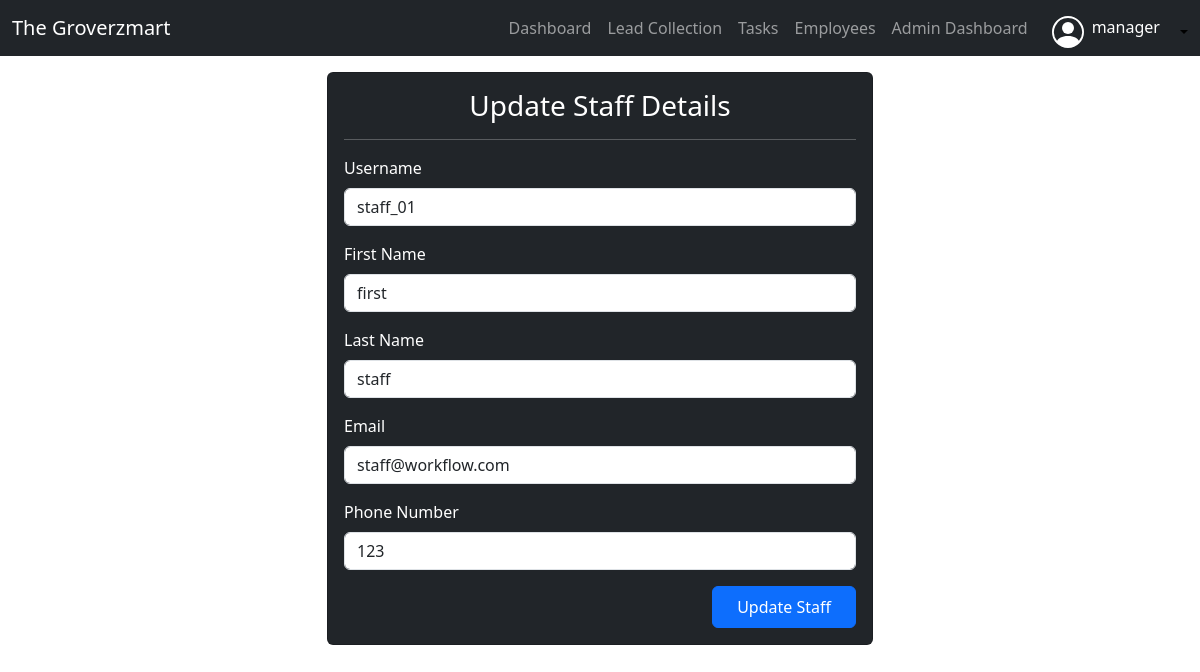
/update/staff/1/ (signed in), run on the app's committed database.
### workflow_app/models.py (models this page shows, shortened)
class Staff(models.Model):
    user = models.OneToOneField(User, on_delete=models.CASCADE)
    first_name = models.CharField(max_length=255)
    last_name = models.CharField(max_length=255)
    email = models.EmailField(default="no-email@workflow.com")
    phone_number = models.CharField(max_length=255)

### workflow_app/views.py (the view, shortened to what this page needs)
# urls.py: path('update/staff/<id>/',update_staff,name='update_staff'),
@user_passes_test(is_superuser, login_url='access_denied')
def update_staff(request, id):
    staff = get_object_or_404(Staff, id=id)  # staff data before updating
    context = {
        'page_title': 'Update Staff Details',
        'staff': staff,
    }
    return render(request, 'staff/update_staff.html', context)

### workflow_app/views.py (called while the page is built)
def is_superuser(user):
    return user.is_superuser

### templates/staff/update_staff.html (shortened to what this page needs)
{% extends 'base.html' %}
{% block start %}
{% load static %}
<div class="container mt-3">
    <div class="row justify-content-center">
        <div class="col-md-6">
            <div class="card bg-dark text-white">
                <div class="card-body">
                    <form method="POST">
                        <h3 class="mb-3 text-center">Update Staff Details</h3>
                        <hr>
                        <div class="mb-3">
                            <label for="username" class="form-label">Username</label>
                            <input type="text" value="{{staff.user}}" required name="username" class="form-control">
                        </div>
                        <div class="mb-3">
                            <label for="first_name" class="form-label">First Name</label>
                            <input type="text" value="{{staff.first_name}}" required name="first_name" class="form-control">
                        </div>
                        <div class="mb-3">
                            <label for="last_name" class="form-label">Last Name</label>
                            <input type="text" value="{{staff.last_name}}" required name="last_name" class="form-control">
                        </div>
                        <div class="mb-3">
                            <label for="email" class="form-label">Email</label>
                            <input type="email" value="{{staff.email}}" required name="email" class="form-control">
                        </div>
                        <div class="mb-3">
                            <label for="phone_number" class="form-label">Phone Number</label>
                            <input type="number" value="{{staff.phone_number}}" required name="phone_number" class="form-control">
                        </div>
                        <div class="d-flex justify-content-end">
                            <button type="submit" class="btn btn-primary"
                                style="--bs-btn-padding-y: .5rem; --bs-btn-padding-x: 1.5rem; --bs-btn-font-size: 1rem;">Update Staff</button>
                        </div>
                    </form>
                </div>
            </div>
        </div>
    </div>
</div>
{% endblock %}

### templates/base.html (shortened to what this page needs)
{% load static %}
<!DOCTYPE html>
<html lang="en">
<head>
    <link href="https://cdn.jsdelivr.net/npm/bootstrap@5.3.0/dist/css/bootstrap.min.css"
        rel="stylesheet">
</head>
<body>
    <header>
        <nav class="navbar navbar-expand-lg navbar-dark bg-dark" aria-label="Offcanvas navbar large">
            <div class="container-fluid">
                {% if user.is_superuser %}
                <a class="navbar-brand" href="{% url 'manager_dashboard' %}">The Groverzmart</a>
                {% endif %}
                <div class="offcanvas offcanvas-end text-bg-dark" tabindex="-1" id="offcanvasNavbar2"
                    aria-labelledby="offcanvasNavbar2Label">
                    <div class="offcanvas-body">
                        <ul class="navbar-nav justify-content-end flex-grow-1 pe-3">
                            <li class="nav-item">
                                <a class="nav-link" href="{% url 'organizational_dashboard' %}">Dashboard</a>
                            </li>
                            <li class="nav-item">
                                <a class="nav-link" href="{% url 'leads' %}">Lead Collection</a>
                            </li>
                            {% if user.is_superuser %}
                            <li class="nav-item">
                                <a class="nav-link" href="{% url 'view_tasks' %}">Tasks</a>
                            </li>
                            <li class="nav-item">
                                <a href="{% url 'view_staffs' %}" class="nav-link">Employees</a>
                            </li>
                            <li class="nav-item">
                                <a class="nav-link" href="{% url 'manager_dashboard' %}">Admin Dashboard</a>
                            </li>
                            {% endif %}
                        </ul>
                        <div class="flex-shrink-0 dropdown mt-1">
                            <a href="#"
                                class="d-flex align-items-center mt-1 link-body-emphasis text-decoration-none dropdown-toggle "
                                data-bs-toggle="dropdown" aria-expanded="false">
                                <h6 class="text-white me-3 ms-2">{{ user.username }}</h6>
                            </a>
                        </div>
                    </div>
                </div>
            </div>
        </nav>
    </header>
    {% block start %}
    {% endblock %}
</body>
</html>

### data on the page
Staff: username "staff_01", first_name "first", last_name "staff", email "staff@workflow.com", phone_number "123"

### other printed values
{{ user.username }} "manager"
